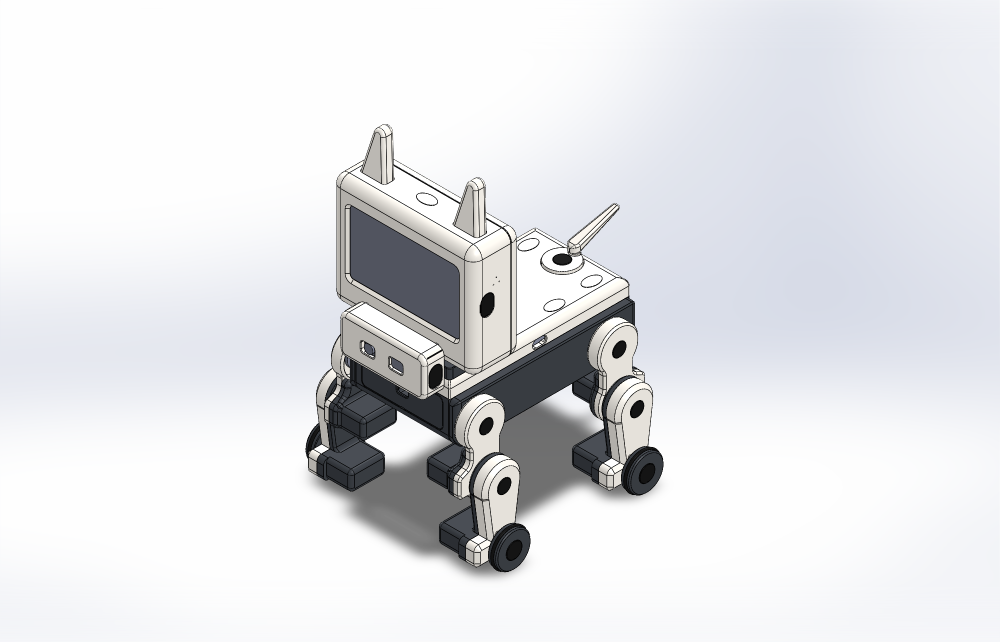
#> input picture cad/print_v3_1_png/Desk Buddy v3.1 - full assembly - iso.png, 1999 x 1284 px (shown at 1/2 size); the run also reads 1 picture not shown here
$ python build.py src/generated/parts/Cap_Tail.png
#> lines starting #> are read from the running program, lines starting #| are printed output that depends on the picture; after the words box and inside, x2 and y2 are one past the last pixel; in counts of white or black regions, pixels touching at a corner belong together
### guide/src/steps_legs.py
# Desk Buddy guide - assembly steps, part 3: D Legs, E Tail, F Ears.
# Leg geometry (front-left leg, x > 0 is the robot's left): hip axis y 18, knee y -20, wheel axle y -65,
# front hips z +66, rear hips z -52. Thigh outer half x 55.6-60.6, shin outer 66.4-76.4, wheel 77.2-85.2.

def leg_parts(offsets=None, keep=None):
    """All printed parts of the robot in place (for overview views)."""
    body = [('Torso_Bottom', 'graphite'), ('Torso_Lid', 'white'), ('Side_Panel_Left', 'graphite'),
            ('Side_Panel_Right', 'graphite'), ('Band_Chest', 'graphite'), ('Band_Rump', 'graphite'),
            ('Collar', 'graphite'), ('Head_Front', 'white'), ('Head_Back', 'white'), ('Muzzle', 'white'),
            ('Ear_Left', 'white'), ('Ear_Right', 'white'), ('Tail_Root', 'white'), ('Tail', 'white')]
    for leg in ('FrontLeft', 'FrontRight', 'BackLeft', 'BackRight'):
        body += [(f'Thigh_{leg}_Outer', 'white'), (f'Thigh_{leg}_Cover', 'graphite'), (f'Shin_{leg}_Outer', 'white'),
                 (f'Shin_{leg}_Cover', 'graphite'), (f'Wheel_{leg}', 'graphite'), (f'Cap_Hip_{leg}', 'black'),
                 (f'Cap_Knee_{leg}', 'black'), (f'Cap_Wheel_{leg}', 'black')]
    return [(n, c, (0, 0, 0)) for n, c in body if keep is None or n in keep]


FL_THIGH = ('Thigh_FrontLeft_Outer', 'white', (0, 0, 0))
FL_THIGH_COVER = ('Thigh_FrontLeft_Cover', 'graphite', (0, 0, 0))
FL_SHIN_COVER = ('Shin_FrontLeft_Cover', 'graphite', (0, 0, 0))

STEPS_D = [
    dict(id='D1', title='Which leg is which',
         img=('stl', dict(parts=leg_parts(), cam=(-25, 62), width=1500, labels=[
             ((70, -30, 75), 'FRONT-LEFT: knee servo points forward', 'a'),
             ((-70, -30, 75), 'FRONT-RIGHT', 'a'),
             ((70, -30, -60), 'BACK-LEFT: knee servo points backward', 'a'),
             ((-70, -30, -60), 'BACK-RIGHT', 'a'),
             ((0, 158, 60), 'head = front', 'a'),
         ])),
         need=[('part', 'for each leg: thigh outer + cover, shin outer + cover, wheel, 3 caps'), ('part', 'per leg: 2 MG90S 180 (knee) and 1 MG90S 360 (wheel), all centred')],
         text=['The four legs are built the same way. The pictures in this chapter show the front-left leg; build the other three the same.',
               'Each printed file has its leg in the name, for example Thigh_FrontLeft_Outer. Some shapes are identical, so if you mix two up nothing is lost: the front-left and back-right thighs are the same shape turned round, and so are the front-right and back-left. The two left shins match, the two right shins match, and all four wheels match.',
               'The knee servo body always points away from the middle of the robot: forward on the front legs, backward on the back legs. Every paw (the wheel servo body) points forward.'],
         check='Lay out the four sets on the table in the shape of the robot before you start.',
         mistake='Mixing a left shin with a right leg. Left and right shins are mirror images and do not fit the other side.'),

    dict(id='D2', title='Hip horn into the thigh',
         img=('stl', dict(parts=[FL_THIGH], cam=(-68, 22), width=1300, labels=[
             ((55.6, 18, 66), 'hip horn pocket: 2 x M2x4', 'a'),
             ((55.6, -20, 57.3), 'knee servo tab holes', 'a'),
             ((55.6, -9, 66), 'lead hole at 12 o\'clock', 'a'),
             ((54, 4, 66), 'hip cup lead window (6 o\'clock)', 'a'),
         ])),
         need=[('part', 'thigh outer half'), ('part', 'a 4-arm cross horn from a servo bag'), ('part', '2.0 mm drill bit (turned by hand)'), ('screw', 2, 'M2x4')],
         text=['The holes in the servo horns are about 1.5 mm, too small for an M2 screw. Pick the two opposite arms you will use and open one hole on each to 2 mm by turning the drill bit between your fingers. Use holes between 6.7 and 10 mm from the horn\'s centre.',
               'Lay the horn in the cross-shaped pocket on the inside face of the thigh, at the hip end, with its hub facing out of the pocket, and drive 1 x M2x4 through each opened hole.'],
         check='The horn sits flat in its pocket and cannot turn.',
         mistake='Using M2x6 here. The thigh is thin at the hip, and a longer screw comes out through its outer face.'),

    dict(id='D3', title='Knee servo onto the thigh',
         img=('sec', '4 Leg', dict(crop='hi', hi=['Thigh_Outer'], hi2=['knee MG90S'], labels=[('knee MG90S', 'knee servo, body pointing away from the body', 'a', 0)])),
         need=[('part', 'MG90S 180, centred, lead flagged K + leg name'), ('screw', 2, 'M2x6')],
         text=['Set the knee servo onto the knee end of the thigh outer half, tabs flat on the face, with the round output boss in the round bore. Its body points away from the middle of the robot: forward on a front leg, backward on a back leg.',
               'Fix it with 2 x M2x6 through the tabs into the blind holes. The knee servo\'s lead leaves the body at the end nearest the knee.'],
         check='The servo spline sits in the middle of the bore and the tabs touch the face all the way along.',
         mistake='Turning the servo round so its body points toward the robot\'s middle. It will then hit the belly when the leg swings.'),

    dict(id='D4', title='Knee horn and wheel servo onto the shin',
         img=('sec', '4 Leg', dict(crop='hi', hi=['Shin_Outer'], hi2=['wheel MG90S 360'], labels=[('Shin_Outer', 'shin outer half', 'a', 0), ('wheel MG90S 360', 'wheel servo (360), body forward', 'a', 0)])),
         need=[('part', 'shin outer half'), ('part', 'cross horn (two holes opened to 2 mm)'), ('part', 'MG90S 360, lead flagged W + leg name'), ('screw', 4, 'M2x6')],
         text=['At the knee end of the shin outer half there is a cross-shaped pocket, just like the thigh\'s. Lay a horn in it, hub facing out, and fix it with 2 x M2x6.',
               'At the paw end, set the wheel servo (the 360 degree one) with its tabs on the face and its round boss in the bore, body pointing forward on every leg. Fix it with 2 x M2x6.'],
         check='Both screws of each pair are the same length. The knee horn screws here are M2x6, unlike the thigh.',
         mistake='Fitting a 180 degree servo in the paw. The wheel servos are the 360 degree ones from the pack of four.'),

    dict(id='D5', title='Horn into the wheel',
         img=('sec', '4 Leg', dict(crop='hi', hi=['Wheel'], labels=[('Wheel', 'wheel: horn pocket on the inner face', 'a', 0)])),
         need=[('part', 'wheel'), ('part', 'cross horn (two OUTER holes opened to 2 mm)'), ('screw', 2, 'M2x6')],
         text=['Lay a horn in the cross-shaped pocket on the inner face of the wheel, hub facing out, and fix it with 2 x M2x6 through the outer holes, at least 7.6 mm from the centre.',
               'Put the wheel aside for now. It goes on after the shin cover.'],
         check='The horn is flat in the pocket.',
         mistake='Using the inner horn holes. The screw then misses the thicker part of the wheel.'),

    dict(id='D6', title='Shin cover, with the wheel lead inside',
         img=('sec', '4 Leg', dict(crop='hi', hi=['Shin_Cover'], hi2=['wheel MG90S 360'], labels=[('Shin_Cover', 'shin cover: tongue at the knee ring, 1 x M2x8 under the wheel', 'a', 0)])),
         need=[('part', 'shin cover'), ('screw', 1, 'M2x8')],
         text=['The wheel servo\'s lead runs up the inside of the shin to the knee. Lay it in the channel along the shin outer half, and bring it out through the window in the cover\'s knee ring at 6 o\'clock (the bottom of the ring).',
               'Slide the cover\'s tongue into the knee ring, then press the cover onto the shin until both snap hooks click. The paw pod closes round the wheel servo body.',
               'Drive 1 x M2x8 into the hole in the outer face, under where the wheel will sit.'],
         check='No part of the lead shows along the shin, and about 20 cm of it comes out of the knee ring window.',
         mistake='Trapping the lead under the cover\'s edge. If the cover does not close with a gentle press, open it and re-lay the lead.'),

    dict(id='D7', title='Join the knee (lead half a turn round)', fig_mm=150,
         img=('stl', dict(parts=[FL_THIGH, FL_SHIN_COVER], cam=(90, 8), width=1300,
                          hi=['Shin_FrontLeft_Cover'], labels=[
                              ((64, -34, 66), "lead leaves the knee ring here (6 o'clock)", 'a'),
                              ((60.6, -9, 66), "half a turn round, then in here (12 o'clock)", 'a'),
                              ((60.6, -20, 66), 'knee servo spline', 'a')])),
         need=[('part', 'thigh with knee servo (D3), shin with cover (D6)'), ('part', 'servo\'s own horn screw'), ('part', '12 mm {{black}} knee cap')],
         text=['Hold the thigh and the shin side by side. Pass the wheel lead from the knee ring window half a turn round the knee, then in through the small hole at 12 o\'clock in the thigh face. This loose half turn is what lets the knee bend without pulling the lead.',
               'Check the knee servo is still centred. Hold the leg straight, thigh and shin in one line, and push the shin\'s knee horn onto the knee servo spline.',
               'Drive the servo\'s own horn screw through the 6 mm hole in the shin\'s outer face into the spline. Press the 12 mm cap into its recess, with the cap\'s small notch at the bottom so you can prise it out later.'],
         check='Bend the knee gently to about half way both ways: the lead slides round freely and never tightens.',
         mistake='Fitting the horn one tooth off. If the leg is not straight with the servo centred, pull the shin off and move it one tooth.'),

    dict(id='D8', title='Thigh cover, both leads inside', fig_mm=145,
         img=('sec', '4 Leg', dict(crop='hi', hi=['Thigh_Cover'], hi2=['knee MG90S'], labels=[('Thigh_Cover', 'thigh cover: tongue into the hip cup window, 1 x M2x8', 'a', 0)])),
         need=[('part', 'thigh cover'), ('screw', 1, 'M2x8')],
         text=['Now two leads run up the thigh: the knee servo\'s own lead, from the end of its body nearest the knee, and the wheel lead coming out of the 12 o\'clock hole. Lay both in the channel up the thigh, into the hip cup, and out through the cup\'s window at 6 o\'clock.',
               'Slide the cover\'s tongue into the window at the bottom of the hip cup and press the cover on until both hooks click. The knee pod closes round the knee servo body.',
               'Drive 1 x M2x8 into the hole in the outer face at the bottom of the knee disc. The shin hides it.'],
         check='Both leads come out of the hip cup, and each is at least 20 cm long from there.',
         mistake='Cutting or shortening a lead. The wheel lead needs about 200 mm to reach the servo board and the knee lead about 135 mm.'),

    dict(id='D9', title='Wheel and tyre',
         img=('sec', '4 Leg', dict(crop='hi', hi=['Wheel', 'Cap_Wheel'], hi2=['O-ring tyre'], labels=[('Cap_Wheel', '14 mm wheel cap', 'a', 0), ('O-ring tyre', 'O-ring tyre, 26 x 2.4 mm', 'a', 0)])),
         need=[('part', 'wheel with its horn (D5)'), ('part', 'horn screw'), ('part', '14 mm {{black}} wheel cap'), ('part', 'O-ring, the 31 mm outside-diameter size from the assortment (about 26.2 mm inside, 2.4 mm thick)')],
         text=['Push the wheel\'s horn onto the wheel servo spline. The wheel servo turns all the way round, so there is no "centre" to find here.',
               'Drive the horn screw through the centre hole and press the 14 mm cap in, notch at the bottom.',
               'Pick a 31 mm outside-diameter ring from the O-ring assortment (about 26.2 mm inside, 2.4 mm thick). Stretch it into the groove round the wheel. It should sit snug without twisting, and only about 1 mm of it should show above the rims, like a tread. Check the fit on the first wheel before you do the other three.'],
         check='Spin the wheel by hand: it turns smoothly, the tyre does not wobble, and no part of the rim touches the desk.',
         mistake='Taking the wrong size from the assortment. A ring one size smaller is too tight and rolls; one size bigger falls off. Use the 31 mm outside-diameter rings.'),

    dict(id='D10', title='Leg onto the body', fig_mm=145,
         img=('sec', '4 Leg', dict(crop='hi', hi=['Thigh_Outer', 'Cap_Hip'], hi2=['hip MG90S'], labels=[('hip MG90S', 'hip servo (in the tub)', 'a', 0), ('Cap_Hip', '12 mm hip cap', 'a', 0)])),
         need=[('part', 'the finished leg'), ('part', 'horn screw'), ('part', '12 mm {{black}} hip cap')],
         text=['Pass both leads from the hip cup window half a turn round the hip, then out through the slot in the side panel at 12 o\'clock (just above the round hole) and down into the notch in the tub wall behind it. Lay them in the notch; the lid clamps them later.',
               'Check the hip servo is centred. Hold the leg straight down and push the thigh\'s hip horn onto the hip servo spline.',
               'Drive the horn screw through the 6 mm hole in the thigh\'s outer face, and press the 12 mm cap in, notch at the bottom.'],
         check='Swing the leg gently forward and back by about 30 degrees: the leads move freely in the cup and nothing rubs.',
         mistake='Threading the leads through a closed hole. The tub notch is open at the top on purpose: lay them in from above.'),

    dict(id='D11', title='Range check and joint limits', fig_mm=118,
         img=('stl', dict(parts=leg_parts(keep=None), cam=(90, 5), width=1500, labels=[
             ((86, -65, 66), 'front paw: + moves it toward the head', 'a'),
             ((86, -65, -52), 'back paw', 'a'),
             ((50, 18, 66), 'hip', 'a'), ((62, -20, 66), 'knee', 'a'),
         ], arrows=[((86, -82, 50), (86, -82, 95))])),
         need=[('part', 'all four legs fitted')],
         text=['Before the lid goes on, move every joint through its whole range by hand, slowly: each hip about 30 degrees forward and back, each knee about 50 degrees both ways. Watch the leads in each hip cup and at each knee. Nothing may pinch, rub or pull tight.',
               'Angles count from the straight-down pose. Plus moves the foot forward, toward the head, and minus moves it back. The hip angle turns the thigh; the knee angle turns the shin relative to the thigh. The left and right legs are mirror images, so the firmware maps these angles to each servo\'s own direction.',
               'Front legs need no limit inside hip plus or minus 30 and knee plus or minus 50 degrees. Back legs: when the hip is above plus 25 degrees, keep the knee at or below plus 45 degrees. At hip plus 30 and knee plus 50 the back paw would come within 0.9 mm of the belly; with this rule the gap never drops below 4.6 mm. Walking never gets near these poses. They only matter for tricks like sitting or folding a leg.'],
         check='Every joint moves by hand without catching, and every lead still lies in its channel.',
         mistake='Forcing a joint past a stop. Servo gears strip if you lean on them.'),
]
#> in autocrop, im is the input picture: PIL image 1999x1284 RGB; mean R, G, B 226.5, 227.5, 230.4

STEPS_E = [
    dict(id='E1', title='Fit the tail', fig_mm=118,
         img=('sec', '2 Lid', dict(crop='hi', hi=['Tail_Root', 'Tail', 'Cap_Tail'], hi2=['tail MG90S'],
                                  labels=[('Tail', 'tail: 1 x M2x8 from under the root', 'a', 0), ('Tail_Root', 'tail root: horn, 2 x M2x4', 'a', 0),
                                          ('Cap_Tail', '12 mm tail cap', 'a', 0), ('tail MG90S', 'tail servo', 'a', 0)])),
         need=[('part', 'tail root, tail, 12 mm {{black}} tail cap'), ('part', 'cross horn (two holes opened to 2 mm)'), ('screw', 2, 'M2x4'), ('screw', 1, 'M2x8'), ('part', 'horn screw')],
         text=['Lay a horn in the pocket under the tail root and fix it with 2 x M2x4. The root is only 4.6 mm thick, so nothing longer.',
               'Key the tail onto the root and fix it with 1 x M2x8 driven up from under the root. Do this before the root goes on the servo, because you cannot reach the screw afterwards.',
               'Check the tail servo is centred. Push the root into the round socket on top of the lid, horn onto the spline, with the tail pointing straight back. Drive the horn screw through the centre and press the cap in.'],
         check='The tail can swing a little both ways by hand and the root turns without rubbing the socket.',
         mistake='Fitting the tail to the root after the root is on the servo. The tail screw is then out of reach.'),
]

STEPS_F = [
    dict(id='F1', title='Fit the ears',
         img=('sec', '3 Head', dict(hi=['Ear_Left', 'Ear_Right'], arrows=[('Ear_Left', (0, 160)), ('Ear_Right', (0, 160))],
                                   labels=[('Ear_Left', 'left ear', 'a', 0), ('Ear_Right', 'right ear', 'a', 0)])),
         need=[('part', 'left and right ears'), ('screw', 2, 'M2x8')],
         text=['Each ear has a keyed peg that fits one way only into its pocket on top of the head. The ears lean back slightly.',
               'Push each ear into its pocket, then reach inside the head and drive 1 x M2x8 up through the pad under the pocket into the ear.'],
         check='Neither ear moves when you wiggle it.',
         mistake='Forcing an ear into the wrong pocket. If the peg does not drop in, try the other ear.'),
]

### guide/tools/imgprep.py
"""Desk Buddy guide - picture tools.

Everything here works on the SolidWorks renders in config.IMG_DIR and never writes there.
Output goes to guide/src/generated/.

  python guide/tools/imgprep.py --survey     # writes check/mask_survey_<section>.png (which flat colour is where)

Used by build.py:
  Section(name)            the real exploded picture of one body section, with its label masks lined up
  Section.mask(part)       boolean mask of a part's visible pixels (printed or bought)
  make_step_image(...)     highlight parts (orange outline, the rest faded), arrows, labels, crop
"""
import json
import math
import os
import sys

import numpy as np
from PIL import Image, ImageDraw, ImageFilter, ImageFont

HERE = os.path.dirname(os.path.abspath(__file__))
sys.path.insert(0, os.path.join(os.path.dirname(HERE), 'src'))
import config  # noqa: E402

GEN = os.path.join(config.GUIDE, 'src', 'generated')
CHECK = os.path.join(config.GUIDE, 'check')
REG_CACHE = os.path.join(GEN, 'registration.json')
ACCENT = (242, 120, 30)          # "fit this now" orange
ACCENT2 = (30, 120, 220)         # second highlight (bought part), blue
TARGET_ASPECT = 1.05             # step pictures: width / height they aim for
LABEL_PX = 42                    # label text size in picture pixels
FONT_DIR = r'C:\Windows\Fonts'


# [7 lines left out: function font, not called in this run]


def real_path(sec):
    return os.path.join(config.IMG_DIR, f'Desk Buddy v3.1 - full assembly - section {sec} (exploded).png')


def mask_path(sec, kind):
    tag = {'printed': 'id colours', 'bought': 'id colours B - bought'}[kind]
    return os.path.join(config.MASK_DIR, f'Desk Buddy v3.1 - full assembly - section {sec} ({tag}).png')


# ---------------------------------------------------------------------------------------------------
# registration: the masks were rendered at a different zoom; find scale + shift that lines them up
# ---------------------------------------------------------------------------------------------------
def _edges_real(im):
    g = np.asarray(im.convert('L').filter(ImageFilter.GaussianBlur(1))).astype(float)
    gx = np.abs(np.diff(g, axis=1, prepend=g[:, :1]))
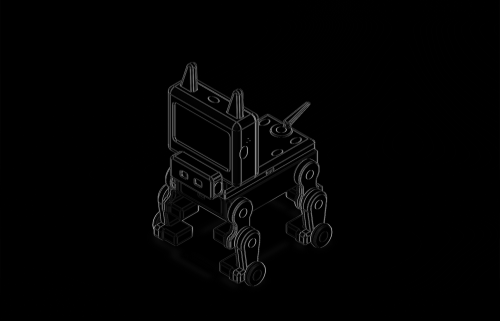
#> gx: shape (1284, 1999) float64 (shown at 1/4 size); min 0, max 94, mean 1; drawn with min black and max white
    gy = np.abs(np.diff(g, axis=0, prepend=g[:1]))
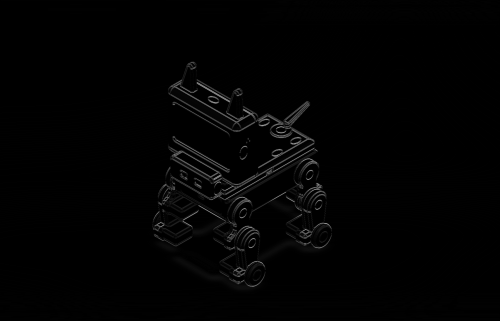
#> gy: shape (1284, 1999) float64 (shown at 1/4 size); min 0, max 99, mean 1; drawn with min black and max white
    return ((gx + gy) > 18).astype(float)
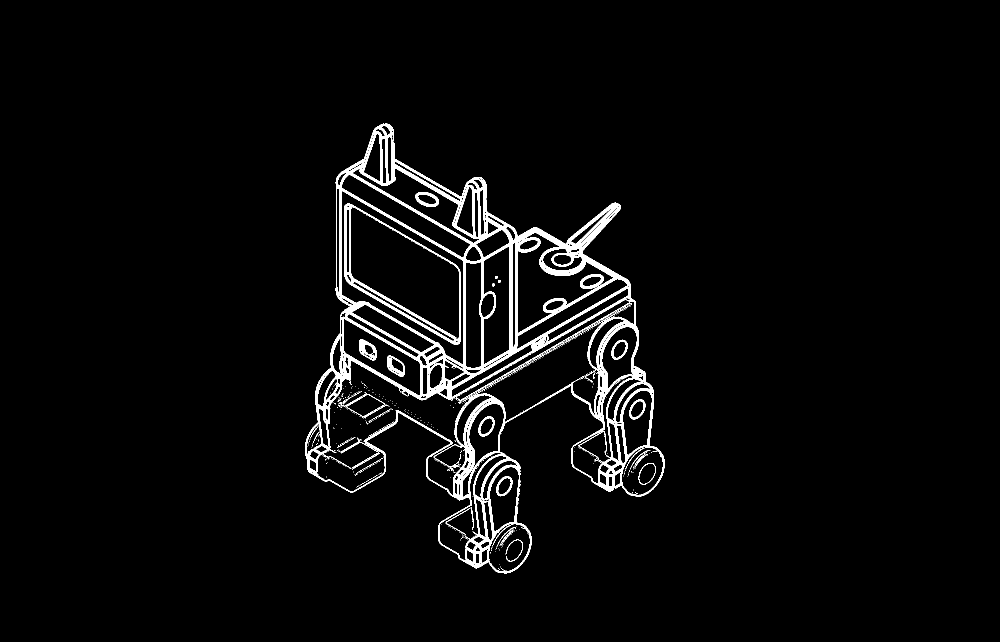
#> returned value: shape (1284, 1999) float64 (shown at 1/2 size); values 0 (black) and 1 (white), 3.2% white; 488 white regions (457 under 20 px), largest, box (x1, y1, x2, y2) and area: (610, 247, 1329, 1147) 70134, (688, 407, 922, 690) 5002, (922, 605, 1264, 803) 828


# [61 lines left out: functions _sat, _edges_mask, _xcorr, _register, register, warp, not called in this run]


# ---------------------------------------------------------------------------------------------------
class Section:
    """One exploded body section: the real picture plus lined-up masks."""
    _cache = {}

    # [170 lines left out: functions __new__, _init, _palette, mask, content_box, _outline and 7 more, not called in this run]


def bbox_of(mask, pad=0):
    ys, xs = np.nonzero(mask)
    return int(xs.min()) - pad, int(ys.min()) - pad, int(xs.max()) + pad, int(ys.max()) + pad


# ---------------------------------------------------------------------------------------------------
# step pictures
# ---------------------------------------------------------------------------------------------------
# [84 lines left out: function make_step_image, not called in this run]


def autocrop(path, out, pad=30, max_w=1800, box=None):
    """Crop a render to its drawing (edges), keep the gradient background."""
    im = Image.open(path).convert('RGB')
    if box is None:
        e = _edges_real(im)
        ys, xs = np.nonzero(e)
        box = (max(int(np.percentile(xs, 0.1)) - pad, 0), max(int(np.percentile(ys, 0.1)) - pad, 0),
               min(int(np.percentile(xs, 99.9)) + pad, im.width), min(int(np.percentile(ys, 99.9)) + pad, im.height))
#> box = (583, 222, 1355, 1173)
    im = im.crop(box)
#> im: PIL image 772x951 RGB
#> (the rest of the program and of its run is left out)
